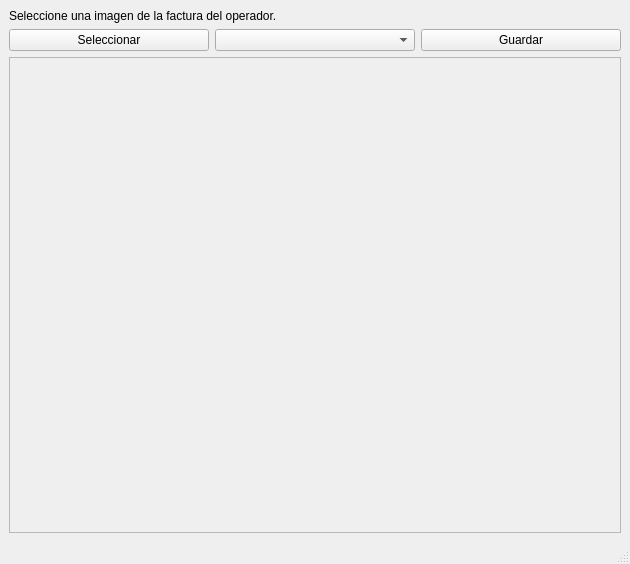
<?xml version="1.0" encoding="UTF-8"?>
<ui version="4.0">
 <class>MainWindow</class>
 <widget class="QMainWindow" name="MainWindow">
  <property name="geometry">
   <rect>
    <x>0</x>
    <y>0</y>
    <width>630</width>
    <height>564</height>
   </rect>
  </property>
  <property name="windowTitle">
   <string>MainWindow</string>
  </property>
  <widget class="QWidget" name="centralwidget">
   <layout class="QGridLayout" name="gridLayout_3">
    <item row="0" column="0">
     <layout class="QGridLayout" name="gridLayout_2">
      <item row="1" column="0">
       <widget class="QPushButton" name="btn_seleccionar">
        <property name="text">
         <string>Seleccionar</string>
        </property>
       </widget>
      </item>
      <item row="1" column="1">
       <widget class="QComboBox" name="cb_rois"/>
      </item>
      <item row="1" column="2">
       <widget class="QPushButton" name="btn_guardar">
        <property name="text">
         <string>Guardar</string>
        </property>
       </widget>
      </item>
      <item row="2" column="0" colspan="3">
       <widget class="QScrollArea" name="scrollArea">
        <property name="widgetResizable">
         <bool>true</bool>
        </property>
        <widget class="QWidget" name="scrollAreaWidgetContents">
         <property name="geometry">
          <rect>
           <x>0</x>
           <y>0</y>
           <width>4268</width>
           <height>5518</height>
          </rect>
         </property>
         <layout class="QGridLayout" name="gridLayout">
          <item row="0" column="0">
           <widget class="QLabel" name="img_operador">
            <property name="text">
             <string/>
            </property>
            <property name="pixmap">
             <pixmap>../../../../Downloads/Nueva carpeta/dicel/f02-armenia09_59_36_1.jpg</pixmap>
            </property>
           </widget>
          </item>
         </layout>
        </widget>
       </widget>
      </item>
      <item row="0" column="0" colspan="3">
       <widget class="QLabel" name="label">
        <property name="text">
         <string>Seleccione una imagen de la factura del operador.</string>
        </property>
       </widget>
      </item>
     </layout>
    </item>
   </layout>
  </widget>
  <widget class="QStatusBar" name="statusbar"/>
 </widget>
 <resources/>
 <connections/>
</ui>
